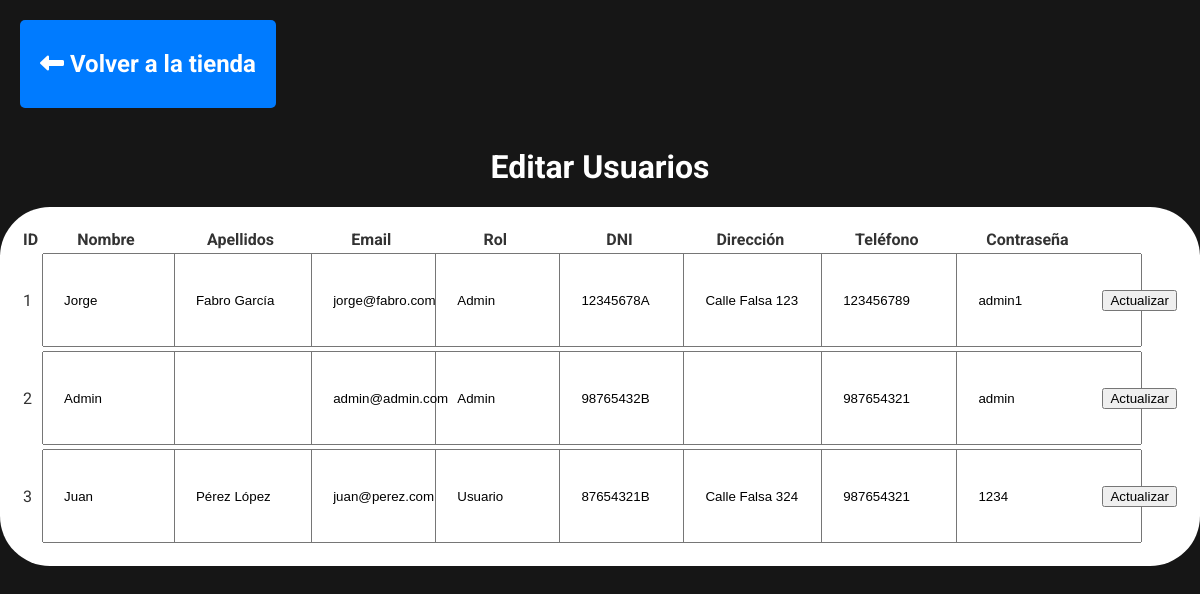
/admin/usuarios.php, run on the app's committed database.
### tables this page shows
CREATE TABLE `usuarios` (
  `id` int(11) NOT NULL,
  `nombre` varchar(256) NOT NULL,
  `apellidos` varchar(256) NOT NULL,
  `email` varchar(256) NOT NULL,
  `rol` varchar(256) NOT NULL DEFAULT 'Usuario',
  `dni` varchar(9) NOT NULL,
  `direccion` varchar(256) NOT NULL,
  `telefono` int(9) NOT NULL,
  `contrasena` varchar(256) NOT NULL
);

### admin/usuarios.php (the view, shortened to what this page needs)
<?php
$conn = new mysqli("localhost", "root", "", "mi_tienda_online");
$result = $conn->query("SELECT * FROM usuarios");
?>
<!DOCTYPE html>
<html lang="en">
<head>
    <link rel="stylesheet" href="../assets/css/styles.css">
</head>
<body>
    <a style="text-decoration:none; color:white; width:auto;" href='../public/public.php'>
        <h2> <i class="fa-solid fa-left-long" style="color: #ffffff;"></i> Volver a la tienda</h2>
    </a>
    <h1 style="display:flex; justify-content:center; color:white;">Editar Usuarios</h1>
    <div style="display:flex; justify-content:center;">
        <table style=" background-color:white; padding:20px; border-radius:50px;">
            <tr>
                <th>ID</th>
                <th>Nombre</th>
                <th>Apellidos</th>
                <th>Email</th>
                <th>Rol</th>
                <th>DNI</th>
                <th>Dirección</th>
                <th>Teléfono</th>
                <th>Contraseña</th>
            </tr>
            <?php while ($row = $result->fetch_assoc()): ?>
                <tr>
                    <form method="POST">
                        <td><input type="hidden" name="id" value="<?= $row['id'] ?>"><?= $row['id'] ?></td>
                        <td><input class="celdas" required type="text" name="nombre" value="<?= $row['nombre'] ?>"></td>
                        <td><input class="celdas" required type="text" name="apellidos" value="<?= $row['apellidos'] ?>"></td>
                        <td><input class="celdas" required type="email" name="email" value="<?= $row['email'] ?>"></td>
                        <td><input class="celdas" required type="text" name="rol" value="<?= $row['rol'] ?>"></td>
                        <td><input class="celdas" required type="text" name="dni" value="<?= $row['dni'] ?>"></td>
                        <td><input class="celdas" required type="text" name="direccion" value="<?= $row['direccion'] ?>"></td>
                        <td><input class="celdas" required type="text" name="telefono" value="<?= $row['telefono'] ?>"></td>
                        <td><input class="celdas" required type="text" name="contrasena" value="<?= $row['contrasena'] ?>"></td>
                        <td><input type="submit" value="Actualizar"></td>
                    </form>
                </tr>
            <?php endwhile; ?>
        </table>
    </div>
</body>
</html>

### assets/css/styles.css (style rules this page uses)
body { font-family: 'Roboto', sans-serif; background-color: rgb(22, 22, 22); color: #333; margin: 0; padding: 0; }
a { text-decoration: none; color: black; display: inline-block; margin: 20px; padding: 10px 20px; background-color: #007bff; border-radius: 5px; transition: background-color 0.3s ease; }
h1 { text-align: center; color: #333; margin-top: 20px; }
.celdas { height: 50px; padding: 20px; width: 100%; display: flex; justify-content: center; align-items: center; }

### data on the page
usuarios: id "1", nombre "Jorge", apellidos "Fabro García", email "jorge@fabro.com", rol "Admin", dni "12345678A", direccion "Calle Falsa 123", telefono "123456789", contrasena "admin1"
usuarios: id "2", nombre "Admin", email "admin@admin.com", rol "Admin", dni "98765432B", telefono "987654321", contrasena "admin"
usuarios: id "3", nombre "Juan", apellidos "Pérez López", email "juan@perez.com", rol "Usuario", dni "87654321B", direccion "Calle Falsa 324", telefono "987654321", contrasena "1234"
